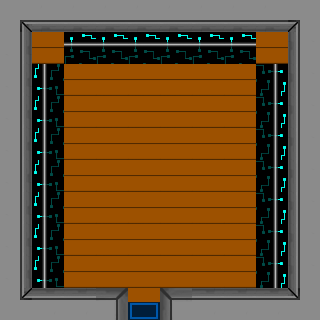

This game map was drawn from its Tiled (.tmx) file and the tilesets committed beside it. A one-line description and the trimmed map source follow:
An orthogonal 10x10 tile map with 32x32 px tiles, 3 tile layers (Camada de Tiles 1, Colisoes, Baus), 1 hidden layer not drawn, 6 tilesets.

<map version="1.0" orientation="orthogonal" renderorder="right-down" width="10" height="10" tilewidth="32" tileheight="32" nextobjectid="1">
 <tileset firstgid="1" name="Parede" tilewidth="32" tileheight="32">
  <image source="Parede.png" width="96" height="32" />
  <tile id="0">
   <properties>
    <property name="blocked" value="blocked" />
   </properties>
  </tile>
  <tile id="1">
   <properties>
    <property name="blocked" value="blocked" />
   </properties>
  </tile>
  <tile id="2">
   <properties>
    <property name="blocked" value="blocked" />
   </properties>
  </tile>
 </tileset>
 <tileset firstgid="4" name="Tile_Madeira" tilewidth="32" tileheight="32">
  <image source="Tile_Madeira.png" width="32" height="32" />
 </tileset>
 <tileset firstgid="5" name="TapeteEntrada" tilewidth="32" tileheight="32">
  <image source="TapeteEntrada.png" width="32" height="32" />
  <tile id="0">
   <properties>
    <property name="door" value="door" />
   </properties>
  </tile>
 </tileset>
 <tileset firstgid="6" name="Bau" tilewidth="32" tileheight="32">
  <image source="Bau.png" width="32" height="32" />
  <tile id="0">
   <properties>
    <property name="chest" value="chest" />
   </properties>
  </tile>
 </tileset>
 <tileset firstgid="7" name="ParedeInvisivel" tilewidth="32" tileheight="32">
  <image source="ParedeInvisivel.png" width="32" height="32" />
  <tile id="0">
   <properties>
    <property name="blocked" value="blocked" />
   </properties>
  </tile>
 </tileset>
 <tileset firstgid="8" name="Portal1" tilewidth="32" tileheight="32">
  <image source="Portal1.png" width="32" height="32" />
  <tile id="0">
   <properties>
    <property name="doorHome" value="MapaExterno.tmx" />
   </properties>
  </tile>
 </tileset>
 <layer name="Camada de Tiles 1" width="10" height="10">
  <data>[100 cells, 100 non-empty, 5 distinct tile ids]</data>
 </layer>
 <layer name="Colisoes" width="10" height="10" opacity="0">
  <data>[100 cells, 100 non-empty, 3 distinct tile ids]</data>
 </layer>
 <layer name="Baus" width="10" height="10">
  <data>[100 cells, 20 non-empty, 1 distinct tile ids]</data>
 </layer>
 <layer name="Baus2" width="10" height="10" visible="0">
  <data>[100 cells, 1 non-empty, 1 distinct tile ids]</data>
 </layer>
</map>
